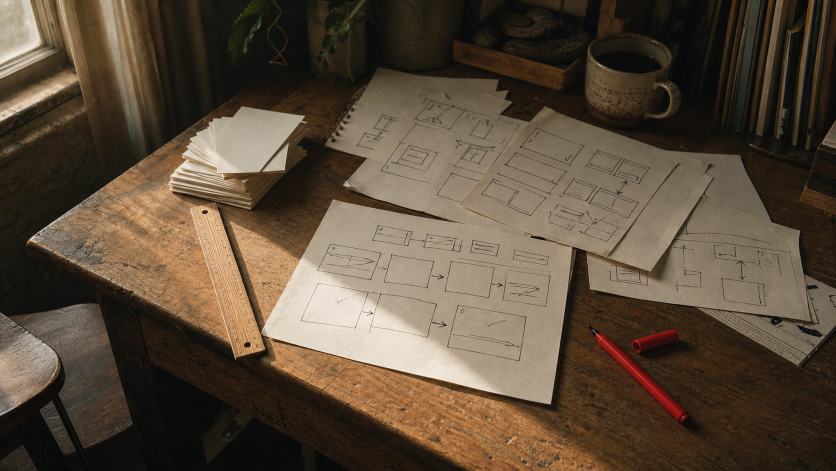
#> input picture brand/generated/2026-07-30-maker-compass/images/hero.png, 1672 x 941 px (shown at 1/2 size)
$ python build-pdf.py
#> lines starting #> are read from the running program, lines starting #| are printed output that depends on the picture
#!/usr/bin/env python3
"""Render quick-brand.pdf: 4 pages at 1200x850, plus per-page QA previews.

Each page is its own HTML file so Chrome can both screenshot it (for visual QA)
and print it to PDF at exact page size, then pdfunite merges the pages. Photos
are pre-baked to slot-sized JPEGs; no CSS filter ever touches a photo, because
that forces Chromium to embed a lossless full-resolution bitmap and bloats the
PDF by orders of magnitude.
"""
import json
import os
import subprocess

from PIL import Image

OUT = os.path.dirname(os.path.abspath(__file__))
CHROME = "/Applications/Google Chrome.app/Contents/MacOS/Google Chrome"
RENDER = os.path.join(OUT, "render")
QA = os.path.join(OUT, "qa")
W, H = 1200, 850

# slot name -> (source image, target px, crop focus 0..1 vertical)
SLOTS = {
    "cover": ("hero.png", (1200, 430), 0.55),
    "world-a": ("world-01.png", (600, 426), 0.5),
    "world-b": ("world-02.png", (600, 426), 0.45),
    "world-c": ("world-03.png", (600, 426), 0.5),
    "world-d": ("touchpoint-02.png", (600, 426), 0.5),
    "app-shot": ("touchpoint-01.png", (560, 330), 0.30),
}


def prep_images():
    """Cover-crop to the slot aspect, then save a ~85-180KB JPEG."""
    made = {}
    for slot, (src, (tw, th), focus) in SLOTS.items():
        src_path = os.path.join(OUT, "images", src)
        if not os.path.exists(src_path):
            raise SystemExit(f"missing source image: {src_path}")
        im = Image.open(src_path).convert("RGB")
#> im is the input picture: PIL image 1672x941 RGB; mean R, G, B 90.9, 75.8, 59
        target = tw / th
        actual = im.width / im.height
        if actual > target:
            new_w = int(im.height * target)
            left = (im.width - new_w) // 2
            im = im.crop((left, 0, left + new_w, im.height))
        else:
            new_h = int(im.width / target)
            top = int((im.height - new_h) * focus)
            im = im.crop((0, top, im.width, top + new_h))
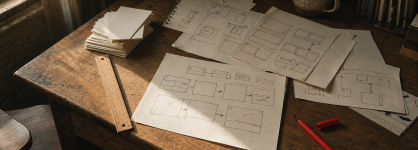
#> im: PIL image 1672x599 RGB (shown at 1/4 size); mean R, G, B 111, 94.6, 76
        im = im.resize((tw * 2, th * 2), Image.LANCZOS)  # 2x for print crispness
#> im: PIL image 2400x860 RGB
        dest = os.path.join(RENDER, f"{slot}.jpg")
        for q in (82, 74, 66, 58, 50):
            im.save(dest, "JPEG", quality=q, optimize=True, progressive=True)
            if os.path.getsize(dest) <= 180_000:
                break
        made[slot] = (dest, os.path.getsize(dest))
#> pass 2 of the loop in prep_images, `for slot, (src, (tw, th), focus) in SLOTS.items():`:
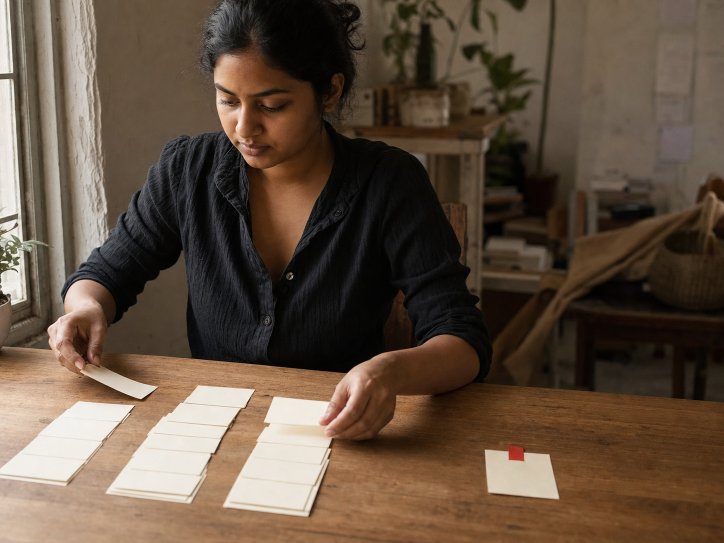
#> input picture brand/generated/2026-07-30-maker-compass/images/world-01.png, 1448 x 1086 px (shown at 1/2 size)
#> in prep_images, im is the input picture: PIL image 1448x1086 RGB; mean R, G, B 97.3, 79.8, 64
#> in prep_images, `im = im.crop((0, top, im.width, top + new_h))`:
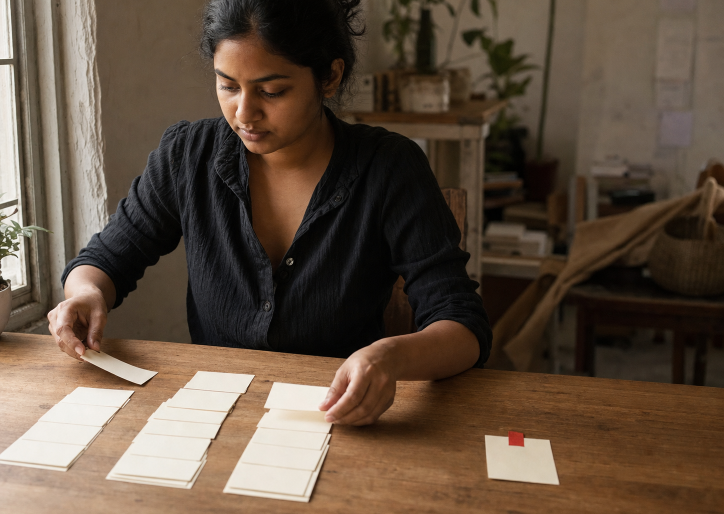
#> im: PIL image 1448x1028 RGB (shown at 1/2 size); mean R, G, B 96.2, 79.1, 63.7
    return made


def head():
    fonts = os.path.join(OUT, "fonts")
    display = (
        '"Hanken Grotesk", "Noto Sans SC", "Noto Sans JP", "Noto Sans Arabic", '
        "system-ui, sans-serif"
    )
    mono = '"Fira Mono", "Noto Sans Mono", ui-monospace, monospace'
    return f"""<meta charset="utf-8">
<style>
@font-face {{ font-family:"Hanken Grotesk"; src:url("file://{fonts}/HankenGrotesk[wght].ttf") format("truetype-variations"); font-weight:100 900; }}
@font-face {{ font-family:"Fira Mono"; src:url("file://{fonts}/FiraMono-Medium.ttf") format("truetype"); font-weight:500; }}
@font-face {{ font-family:"Fira Mono"; src:url("file://{fonts}/FiraMono-Regular.ttf") format("truetype"); font-weight:400; }}
@page {{ size:{W}px {H}px; margin:0; }}
* {{ box-sizing:border-box; margin:0; padding:0; }}
html,body {{ width:{W}px; height:{H}px; }}
body {{ font-family:{display}; background:#FAFAFA; color:#1C1917;
  -webkit-font-smoothing:antialiased; overflow:hidden; }}
.page {{ width:{W}px; height:{H}px; position:relative; overflow:hidden; background:#FAFAFA; }}
.kicker {{ font-family:{mono}; font-weight:500; font-size:11px; letter-spacing:0.18em;
  text-transform:uppercase; color:#8A8480; }}
.kicker.on-dark {{ color:#B9B2AC; }}
.kicker.red {{ color:#DC2626; }}
h1 {{ font-weight:800; letter-spacing:-0.05em; line-height:0.95; }}
h2 {{ font-weight:800; letter-spacing:-0.05em; line-height:0.98; font-size:34px; }}
h3 {{ font-weight:700; letter-spacing:-0.02em; font-size:17px; }}
p {{ line-height:1.55; font-size:14px; color:#4A4040; }}
.rule {{ height:1px; background:#EAE0D8; }}
.pageno {{ position:absolute; bottom:26px; right:34px; font-family:{mono};
  font-size:10px; letter-spacing:0.18em; color:#8A8480; }}
/* Over photography, captions get a solid chip rather than a text shadow.
   A shadow cannot be relied on when the underlying region is light paper. */
.chip {{ position:absolute; background:rgba(28,25,23,0.78); color:#F0EBE5;
  padding:5px 9px; font-family:{mono}; font-weight:500; font-size:10px;
  letter-spacing:0.18em; text-transform:uppercase; }}
img {{ display:block; }}
</style>"""


def page_cover(assets):
    return f"""<div class="page">
  <img src="file://{assets['cover'][0]}" style="width:{W}px;height:430px;object-fit:cover">
  <div style="position:absolute;top:0;left:0;width:{W}px;height:430px;
    background:linear-gradient(180deg, rgba(28,25,23,0.60) 0%, rgba(28,25,23,0.10) 48%,
      rgba(28,25,23,0.20) 72%, rgba(28,25,23,0.78) 100%)"></div>
  <div style="position:absolute;top:44px;left:64px;display:flex;align-items:center;gap:14px">
    <img src="file://{OUT}/logo/symbol/symbol-cream-256.png" style="width:30px;height:30px">
    <span class="kicker on-dark">Brand Guide &nbsp;/&nbsp; Quick Pass &nbsp;/&nbsp; 30 July 2026</span>
  </div>
  <div style="position:absolute;top:352px;left:64px;right:64px">
    <img src="file://{OUT}/logo/wordmark/wordmark-cream.png" style="width:430px">
  </div>
  <div style="padding:56px 64px 0;display:grid;grid-template-columns:1fr 300px;gap:56px">
    <div>
      <h1 style="font-size:52px;max-width:14ch">Stop putting your life's work off.</h1>
      <p style="margin-top:20px;font-size:16px;max-width:56ch">Maker Compass turns a rough software
        idea into the market context, product plan, first-version scope, mockups, technical
        direction, and build-ready next step a serious builder needs.</p>
      <div class="rule" style="margin:26px 0 20px"></div>
      <div style="display:flex;gap:44px">
        <div style="max-width:30ch">
          <div class="kicker">Positioning</div>
          <p style="margin-top:8px;font-size:13px">The step before the build. Judgment, not
            generation: AI made software easier to produce, not easier to make meaningful.</p>
        </div>
        <div style="max-width:30ch">
          <div class="kicker">Primary audience</div>
          <p style="margin-top:8px;font-size:13px">Founders and indie builders carrying one idea
            they have not turned into a real first version.</p>
        </div>
      </div>
    </div>
    <div style="border-left:1px solid #EAE0D8;padding-left:26px">
      <div class="kicker red">Anchor persona</div>
      <h3 style="margin-top:10px">Priya, 31</h3>
      <p style="margin-top:8px;font-size:13px">Senior engineer with a side project she has
        restarted four times. Every restart ends the same way: auth, a settings page, and no
        answer to who it is for. She does not need help writing code.</p>
      <div class="kicker" style="margin-top:24px">Secondary</div>
      <p style="margin-top:8px;font-size:13px">Operators pressure-testing an idea before asking
        for headcount. Consultants scoping other people's ideas.</p>
    </div>
  </div>
  <div class="pageno">01 / 04</div>
</div>"""


def page_identity():
    swatches = [
        ("Action Red", "#DC2626", "Commitment. Max 10% of a screen.", True),
        ("Workshop Black", "#1C1917", "Text, dark surfaces.", True),
        ("Slate Plum", "#4A4040", "Second-tier text, focus ring.", True),
        ("Warm Paper", "#F5F0EB", "Secondary surface, chrome.", False),
        ("Cloud", "#FAFAFA", "Page ground. Never pure white.", False),
    ]
    cells = "".join(
        f'<div style="flex:1;background:{hexv};padding:16px 14px;display:flex;'
        f'flex-direction:column;justify-content:flex-end;height:158px;'
        # Cloud is a hair off the page ground, so it needs a hairline to exist at all.
        f'{"border-left:1px solid #EAE0D8;" if hexv == "#FAFAFA" else ""}">'
        f'<div class="kicker" style="color:{"#FFFFFF" if dark else "#8A8480"};opacity:.85">{hexv}</div>'
        f'<div style="font-size:14px;font-weight:700;margin-top:6px;letter-spacing:-0.02em;'
        f'color:{"#FFFFFF" if dark else "#1C1917"}">{name}</div>'
        f'<div style="font-size:11px;line-height:1.4;margin-top:4px;'
        f'color:{"rgba(255,255,255,.72)" if dark else "#4A4040"}">{note}</div></div>'
        for name, hexv, note, dark in swatches
    )
    return f"""<div class="page">
  <div style="padding:46px 64px 0">
    <div class="kicker">Identity system</div>
    <h2 style="margin-top:12px">The mark is a bearing, not a compass rose.</h2>
  </div>
  <div style="padding:26px 64px 0;display:grid;grid-template-columns:220px 1fr;gap:40px;align-items:stretch">
    <div style="background:#1C1917;display:flex;align-items:center;justify-content:center;height:196px">
      <img src="file://{OUT}/logo/symbol/symbol-red-512.png" style="width:132px;height:132px">
    </div>
    <div>
      <p style="font-size:14px;max-width:74ch">A solid wedge rotated 32&deg; off vertical with a
        notched tail. The rotation is the idea: a direction already chosen, not a centred needle
        still deciding. Below 32px the notch collapses, so small exports use a simplified
        silhouette at identical optical weight.</p>
      <p style="font-size:13px;margin-top:14px;max-width:74ch"><b>Wordmark:</b> one solid word,
        <b>Maker</b> at weight 800 against <b>Compass</b> at weight 500, tracking -0.045em. The
        weight break carries the hierarchy and survives being flattened to one colour.</p>
      <div style="display:grid;grid-template-columns:1fr 1fr 1fr;gap:0;margin-top:20px;
        border-top:1px solid #EAE0D8">
        <div style="padding:16px 20px 0 0">
          <img src="file://{OUT}/logo/lockup/horizontal/lockup-h-black.png" style="width:252px">
          <div class="kicker" style="margin-top:12px">Horizontal &middot; 1.3 cap</div>
        </div>
        <div style="padding:16px 20px 0;border-left:1px solid #EAE0D8">
          <img src="file://{OUT}/logo/lockup/stacked/lockup-s-black.png" style="width:158px">
          <div class="kicker" style="margin-top:12px">Stacked &middot; 1.9 cap</div>
        </div>
        <div style="padding:16px 0 0 20px;border-left:1px solid #EAE0D8">
          <img src="file://{OUT}/logo/symbol/symbol-black-256.png" style="width:48px;height:48px">
          <div class="kicker" style="margin-top:12px">Symbol alone</div>
          <div style="font-size:11px;line-height:1.45;margin-top:6px;color:#4A4040">Clear space
            is one cap height on all four sides.</div>
        </div>
      </div>
    </div>
  </div>
  <div style="margin-top:26px;display:flex">{cells}</div>
  <div style="padding:26px 64px 0;display:grid;grid-template-columns:1.05fr 1fr;gap:44px">
    <div>
      <div class="kicker">Typography</div>
      <div style="font-weight:800;font-size:44px;letter-spacing:-0.05em;line-height:1;margin-top:10px">
        Hanken Grotesk 800</div>
      <div style="font-weight:400;font-size:15px;line-height:1.5;margin-top:10px;color:#4A4040;max-width:46ch">
        Body sets at weight 400, 1rem, line-height 1.6. Display and headline tracking is
        -0.05em, never flat zero. One family carries the whole hierarchy.</div>
      <div style="font-family:'Fira Mono',monospace;font-size:11px;letter-spacing:0.18em;
        margin-top:14px;color:#8A8480">FIRA MONO / METADATA VOICE / 0.18EM</div>
      <div style="font-size:11px;line-height:1.45;margin-top:8px;color:#4A4040;max-width:46ch">
        Mono uppercase is reserved for kickers, status, and metadata. Never Hanken small caps.</div>
    </div>
    <div>
      <div class="kicker">Voice</div>
      <div style="font-size:17px;font-weight:700;letter-spacing:-0.02em;margin-top:10px;line-height:1.3">
        &ldquo;Generation is cheap now. Judgment is not.&rdquo;</div>
      <p style="font-size:12px;margin-top:12px">Quietly direct, anti-hype, specific,
        constructively critical. Short sentences, plain verbs, no em dashes. Say
        &ldquo;first version&rdquo; more than &ldquo;MVP&rdquo;.</p>
      <div style="margin-top:14px;border-top:1px solid #EAE0D8;padding-top:12px">
        <div style="font-size:11px;line-height:1.5;color:#8A8480"><b style="color:#DC2626">Never:</b>
          unlock, supercharge, revolutionize, 10x, powered by AI, seamless, effortless, elevate,
          curated, premium, cutting-edge.</div>
      </div>
    </div>
  </div>
  <div class="pageno">02 / 04</div>
</div>"""


def page_world(assets):
    def cell(slot, label, edge):
        # Captions ride a solid chip, and each row anchors to the outer edge so the
        # centre card cannot occlude one. A text shadow is not enough here: these
        # photos have light paper exactly where the captions land.
        return (
            f'<div style="position:relative">'
            f'<img src="file://{assets[slot][0]}" style="width:600px;height:425px;object-fit:cover">'
            f'<div class="chip" style="{edge}:16px;left:16px">{label}</div></div>'
        )

    return f"""<div class="page" style="background:#1C1917">
  <div style="display:grid;grid-template-columns:600px 600px;grid-template-rows:425px 425px">
    {cell('world-a', 'Sorting scope', 'top')}
    {cell('world-b', 'One card moved', 'top')}
    {cell('world-c', 'Laptop closed', 'bottom')}
    {cell('world-d', 'Committed to paper', 'bottom')}
  </div>
  <div style="position:absolute;top:0;left:0;width:{W}px;height:{H}px;
    display:flex;align-items:center;justify-content:center;pointer-events:none">
    <div style="background:#FAFAFA;padding:26px 34px;max-width:430px">
      <div class="kicker red">Visual world</div>
      <h3 style="margin-top:10px;font-size:22px;letter-spacing:-0.04em;line-height:1.1">
        A lit workshop, not a dark command center.</h3>
      <p style="font-size:12px;margin-top:10px">Real light only. Warm neutrals with exactly one
        red object in frame. Film grain always. Subjects work, they do not address the camera.
        Cast is diverse by default, named per prompt.</p>
      <p style="font-size:11px;margin-top:10px;color:#8A8480">Deliberately pre-digital: the
        thinking happens before the tooling.</p>
      <div class="kicker" style="margin-top:16px;text-align:right">03 / 04</div>
    </div>
  </div>
</div>"""


def page_applications(assets):
    dos = [
        "Leave one full cap height of clear space around the lockup, including social crops.",
        "Let one element dominate. Flat hierarchy is the tell of an undesigned page.",
        "Name the artifact (&ldquo;your first-version scope&rdquo;), not the feature.",
    ]
    donts = [
        "Don't use red for errors or focus rings. Errors are #C0392B, focus is #4A4040.",
        "Don't set display type at flat tracking. -0.05em or it reads as a wireframe.",
        "Don't ship a gradient hero, glass panel, sparkle, or &ldquo;Powered by AI&rdquo; badge.",
    ]
    li = lambda items, mark, color: "".join(
        f'<div style="display:flex;gap:9px;margin-top:9px">'
        f'<span style="color:{color};font-weight:700;font-size:12px;line-height:1.5">{mark}</span>'
        f'<span style="font-size:12px;line-height:1.5;color:#4A4040">{t}</span></div>'
        for t in items
    )
    return f"""<div class="page">
  <div style="padding:46px 64px 0">
    <div class="kicker">Starter applications</div>
    <h2 style="margin-top:12px">Where the mark has to survive first.</h2>
  </div>
  <div style="padding:24px 64px 0;display:grid;grid-template-columns:190px 1fr;gap:40px;align-items:start">
    <div>
      <div style="width:96px;height:96px;background:#DC2626;display:flex;align-items:center;
        justify-content:center">
        <img src="file://{OUT}/logo/symbol/symbol-white-256.png" style="width:56px;height:56px">
      </div>
      <div class="kicker" style="margin-top:10px">App icon / avatar</div>
      <div style="display:flex;align-items:flex-end;gap:14px;margin-top:20px">
        <div style="text-align:center">
          <img src="file://{OUT}/logo/symbol/symbol-red-32.png" style="width:32px;height:32px">
          <div class="kicker" style="margin-top:6px;font-size:9px">32</div>
        </div>
        <div style="text-align:center">
          <img src="file://{OUT}/logo/symbol/symbol-red-16.png" style="width:16px;height:16px">
          <div class="kicker" style="margin-top:6px;font-size:9px">16</div>
        </div>
      </div>
      <div class="kicker" style="margin-top:10px">Favicon, true size</div>
      <div style="font-size:11px;line-height:1.45;margin-top:8px;color:#4A4040">Simplified
        silhouette below 32px. Never scale a large export down.</div>
    </div>
    <div>
      <div style="border:1px solid #EAE0D8;background:#FAFAFA">
        <div style="display:flex;align-items:center;justify-content:space-between;
          padding:13px 18px;border-bottom:1px solid #EAE0D8;background:#FFFFFF">
          <img src="file://{OUT}/logo/lockup/horizontal/lockup-h-black.png" style="width:150px">
          <div style="display:flex;align-items:center;gap:16px">
            <span class="kicker" style="font-size:9px">How it works</span>
            <span class="kicker" style="font-size:9px">Example</span>
            <span style="background:#DC2626;color:#fff;font-size:11px;font-weight:700;
              padding:7px 13px;border-radius:3px">Start with your idea</span>
          </div>
        </div>
        <div style="padding:28px 18px 26px;display:grid;grid-template-columns:1.25fr 1fr;gap:30px">
          <div>
            <div class="kicker">Before you build</div>
            <div style="font-weight:800;font-size:34px;letter-spacing:-0.05em;line-height:0.95;
              margin-top:10px;max-width:17ch">Stop putting your life's work off.</div>
            <div style="font-size:13px;color:#4A4040;margin-top:12px;max-width:46ch;line-height:1.55">
              Give it the rough idea. Get back the market context, the first version worth
              building, the scope to hold it to, and where to start.</div>
          </div>
          <div style="border-left:1px solid #EAE0D8;padding-left:24px">
            <div class="kicker">What comes back</div>
            <div style="margin-top:10px">
              <div style="font-size:12px;font-weight:700;letter-spacing:-0.01em;padding:7px 0;
                border-bottom:1px solid #EAE0D8">Market context</div>
              <div style="font-size:12px;font-weight:700;letter-spacing:-0.01em;padding:7px 0;
                border-bottom:1px solid #EAE0D8">First-version scope</div>
              <div style="font-size:12px;font-weight:700;letter-spacing:-0.01em;padding:7px 0;
                border-bottom:1px solid #EAE0D8">Mockups</div>
              <div style="font-size:12px;font-weight:700;letter-spacing:-0.01em;padding:7px 0">
                Technical direction</div>
            </div>
          </div>
        </div>
      </div>
      <div class="kicker" style="margin-top:10px">Web hero direction &nbsp;/&nbsp; sharp corners, red on one element only</div>
    </div>
  </div>
  <div style="padding:24px 64px 0;display:grid;grid-template-columns:560px 1fr;gap:40px;align-items:start">
    <div>
      <img src="file://{assets['app-shot'][0]}" style="width:560px;height:330px;object-fit:cover">
      <div class="kicker" style="margin-top:9px">Product in context &nbsp;/&nbsp; screens show real output</div>
    </div>
    <div>
      <div class="kicker red">Do</div>
      {li(dos, "&#10003;", "#1C1917")}
      <div class="kicker red" style="margin-top:18px">Don't</div>
      {li(donts, "&#10007;", "#C0392B")}
    </div>
  </div>
  <div class="pageno">04 / 04</div>
</div>"""


def render(name, body):
    html_path = os.path.join(RENDER, f"{name}.html")
    with open(html_path, "w") as fh:
        fh.write(f"<!doctype html><html><head>{head()}</head><body>{body}</body></html>")
    png = os.path.join(QA, f"{name}.png")
    pdf = os.path.join(RENDER, f"{name}.pdf")
    subprocess.run(
        [CHROME, "--headless", "--disable-gpu", "--hide-scrollbars",
         f"--screenshot={png}", f"--window-size={W},{H}", html_path],
        check=True, capture_output=True,
    )
    subprocess.run(
        [CHROME, "--headless", "--disable-gpu", "--no-pdf-header-footer",
         f"--print-to-pdf={pdf}", html_path],
        check=True, capture_output=True,
    )
    return png, pdf


def main():
    assets = prep_images()
#> assets = 6 items
    for slot, (path, size) in assets.items():
        print(f"  {slot:10s} {size/1000:6.1f}KB")
#> this loop made 6 passes
#> (slot, size) on passes 1 to 6: ('cover', 179833), ('world-a', 120913), ('world-b', 129839), ('world-c', 144529), ('world-d', 155510), ('app-shot', 86169)
#> (printed output is left out)

    pages = [
        ("page-01-cover", page_cover(assets)),
        ("page-02-identity", page_identity()),
        ("page-03-world", page_world(assets)),
        ("page-04-applications", page_applications(assets)),
    ]
    pdfs = []
    for name, body in pages:
        png, pdf = render(name, body)
        pdfs.append(pdf)
        print(f"  rendered {name}")
#> this loop made 4 passes
#> name on passes 1 to 4: 'page-01-cover', 'page-02-identity', 'page-03-world', 'page-04-applications'
#> (printed output is left out)
#> after the loop, pdfs = 3 items

    final = os.path.join(OUT, "quick-brand.pdf")
    subprocess.run(["pdfunite", *pdfs, final], check=True)
    print(f"quick-brand.pdf {os.path.getsize(final)/1000:.0f}KB")


if __name__ == "__main__":
#> (the run stopped early here; a loop or call above may not have finished)
